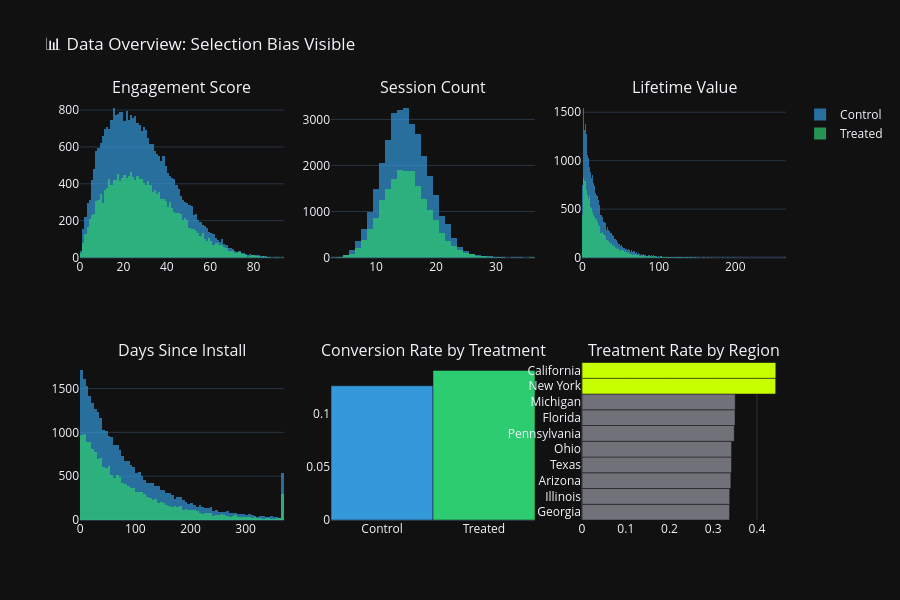

Notebook code cell kept with this figure:
### Markdown cell above
<a id='2-eda'></a>
# 2️⃣ Exploratory Data Analysis

---

Before applying causal methods, let's understand our data and visualize the selection bias.

### Code cell
# Distribution of key variables
fig = make_subplots(rows=2, cols=3, subplot_titles=(
    'Engagement Score', 'Session Count', 'Lifetime Value',
    'Days Since Install', 'Conversion Rate by Treatment', 'Treatment Rate by Region'
))

# Engagement Score by Treatment
for i, (group, color) in enumerate([(0, '#3498db'), (1, '#2ecc71')]):
    data = df[df['treated'] == group]['engagement_score']
    fig.add_trace(go.Histogram(x=data, name=f"{'Treated' if group else 'Control'}", 
                               marker_color=color, opacity=0.7), row=1, col=1)

# Session Count by Treatment
for i, (group, color) in enumerate([(0, '#3498db'), (1, '#2ecc71')]):
    data = df[df['treated'] == group]['session_count']
    fig.add_trace(go.Histogram(x=data, name=f"{'Treated' if group else 'Control'}",
                               marker_color=color, opacity=0.7, showlegend=False), row=1, col=2)

# Lifetime Value by Treatment
for i, (group, color) in enumerate([(0, '#3498db'), (1, '#2ecc71')]):
    data = df[df['treated'] == group]['lifetime_value']
    fig.add_trace(go.Histogram(x=data, name=f"{'Treated' if group else 'Control'}",
                               marker_color=color, opacity=0.7, showlegend=False), row=1, col=3)

# Days Since Install
for i, (group, color) in enumerate([(0, '#3498db'), (1, '#2ecc71')]):
    data = df[df['treated'] == group]['days_since_install']
    fig.add_trace(go.Histogram(x=data, name=f"{'Treated' if group else 'Control'}",
                               marker_color=color, opacity=0.7, showlegend=False), row=2, col=1)

# Conversion Rate by Treatment
conv_rates = df.groupby('treated')['converted'].mean().reset_index()
conv_rates['group'] = conv_rates['treated'].map({0: 'Control', 1: 'Treated'})
fig.add_trace(go.Bar(x=conv_rates['group'], y=conv_rates['converted'],
                     marker_color=['#3498db', '#2ecc71'], showlegend=False), row=2, col=2)

# Treatment Rate by Region
region_treat = df.groupby('region')['treated'].mean().sort_values(ascending=True).reset_index()
colors = ['#c8ff00' if r in TREATMENT_REGIONS else '#71717a' for r in region_treat['region']]
fig.add_trace(go.Bar(x=region_treat['treated'], y=region_treat['region'], orientation='h',
                     marker_color=colors, showlegend=False), row=2, col=3)

fig.update_layout(height=600, title_text="📊 Data Overview: Selection Bias Visible", 
                  barmode='overlay', showlegend=True)
fig.show()

### Figure 1 — Plotly figure (JSON) as saved in the notebook; plotly's stock layout.template omitted (floating-point values rounded to 4 significant figures; data arrays with more than 128 entries replaced by an {"elided": "..."} marker saying what was removed)
{"data": [{"marker": {"color": "#3498db"}, "name": "Control", "opacity": 0.7, "type": "histogram", "x": {"elided": "31480 float values"}, "xaxis": "x", "yaxis": "y"}, {"marker": {"color": "#2ecc71"}, "name": "Treated", "opacity": 0.7, "type": "histogram", "x": {"elided": "18520 float values"}, "xaxis": "x", "yaxis": "y"}, {"marker": {"color": "#3498db"}, "name": "Control", "opacity": 0.7, "showlegend": false, "type": "histogram", "x": {"elided": "31480 int values"}, "xaxis": "x2", "yaxis": "y2"}, {"marker": {"color": "#2ecc71"}, "name": "Treated", "opacity": 0.7, "showlegend": false, "type": "histogram", "x": {"elided": "18520 int values"}, "xaxis": "x2", "yaxis": "y2"}, {"marker": {"color": "#3498db"}, "name": "Control", "opacity": 0.7, "showlegend": false, "type": "histogram", "x": {"elided": "31480 float values"}, "xaxis": "x3", "yaxis": "y3"}, {"marker": {"color": "#2ecc71"}, "name": "Treated", "opacity": 0.7, "showlegend": false, "type": "histogram", "x": {"elided": "18520 float values"}, "xaxis": "x3", "yaxis": "y3"}, {"marker": {"color": "#3498db"}, "name": "Control", "opacity": 0.7, "showlegend": false, "type": "histogram", "x": {"elided": "31480 int values"}, "xaxis": "x4", "yaxis": "y4"}, {"marker": {"color": "#2ecc71"}, "name": "Treated", "opacity": 0.7, "showlegend": false, "type": "histogram", "x": {"elided": "18520 int values"}, "xaxis": "x4", "yaxis": "y4"}, {"marker": {"color": ["#3498db", "#2ecc71"]}, "showlegend": false, "type": "bar", "x": ["Control", "Treated"], "xaxis": "x5", "y": [0.1259, 0.1403], "yaxis": "y5"}, {"marker": {"color": ["#71717a", "#71717a", "#71717a", "#71717a", "#71717a", "#71717a", "#71717a", "#71717a", "#c8ff00", "#c8ff00"]}, "orientation": "h", "showlegend": false, "type": "bar", "x": [0.3373, 0.3378, 0.3404, 0.3418, 0.342, 0.3481, 0.3499, 0.3502, 0.4428, 0.4431], "xaxis": "x6", "y": ["Georgia", "Illinois", "Arizona", "Texas", "Ohio", "Pennsylvania", "Florida", "Michigan", "New York", "California"], "yaxis": "y6"}], "layout": {"annotations": [{"font": {"size": 16}, "showarrow": false, "text": "Engagement Score", "x": 0.1444, "xanchor": "center", "xref": "paper", "y": 1, "yanchor": "bottom", "yref": "paper"}, {"font": {"size": 16}, "showarrow": false, "text": "Session Count", "x": 0.5, "xanchor": "center", "xref": "paper", "y": 1, "yanchor": "bottom", "yref": "paper"}, {"font": {"size": 16}, "showarrow": false, "text": "Lifetime Value", "x": 0.8556, "xanchor": "center", "xref": "paper", "y": 1, "yanchor": "bottom", "yref": "paper"}, {"font": {"size": 16}, "showarrow": false, "text": "Days Since Install", "x": 0.1444, "xanchor": "center", "xref": "paper", "y": 0.375, "yanchor": "bottom", "yref": "paper"}, {"font": {"size": 16}, "showarrow": false, "text": "Conversion Rate by Treatment", "x": 0.5, "xanchor": "center", "xref": "paper", "y": 0.375, "yanchor": "bottom", "yref": "paper"}, {"font": {"size": 16}, "showarrow": false, "text": "Treatment Rate by Region", "x": 0.8556, "xanchor": "center", "xref": "paper", "y": 0.375, "yanchor": "bottom", "yref": "paper"}], "barmode": "overlay", "height": 600, "showlegend": true, "title": {"text": "📊 Data Overview: Selection Bias Visible"}, "xaxis": {"anchor": "y", "domain": [0, 0.2889]}, "xaxis2": {"anchor": "y2", "domain": [0.3556, 0.6444]}, "xaxis3": {"anchor": "y3", "domain": [0.7111, 1]}, "xaxis4": {"anchor": "y4", "domain": [0, 0.2889]}, "xaxis5": {"anchor": "y5", "domain": [0.3556, 0.6444]}, "xaxis6": {"anchor": "y6", "domain": [0.7111, 1]}, "yaxis": {"anchor": "x", "domain": [0.625, 1]}, "yaxis2": {"anchor": "x2", "domain": [0.625, 1]}, "yaxis3": {"anchor": "x3", "domain": [0.625, 1]}, "yaxis4": {"anchor": "x4", "domain": [0, 0.375]}, "yaxis5": {"anchor": "x5", "domain": [0, 0.375]}, "yaxis6": {"anchor": "x6", "domain": [0, 0.375]}}}
